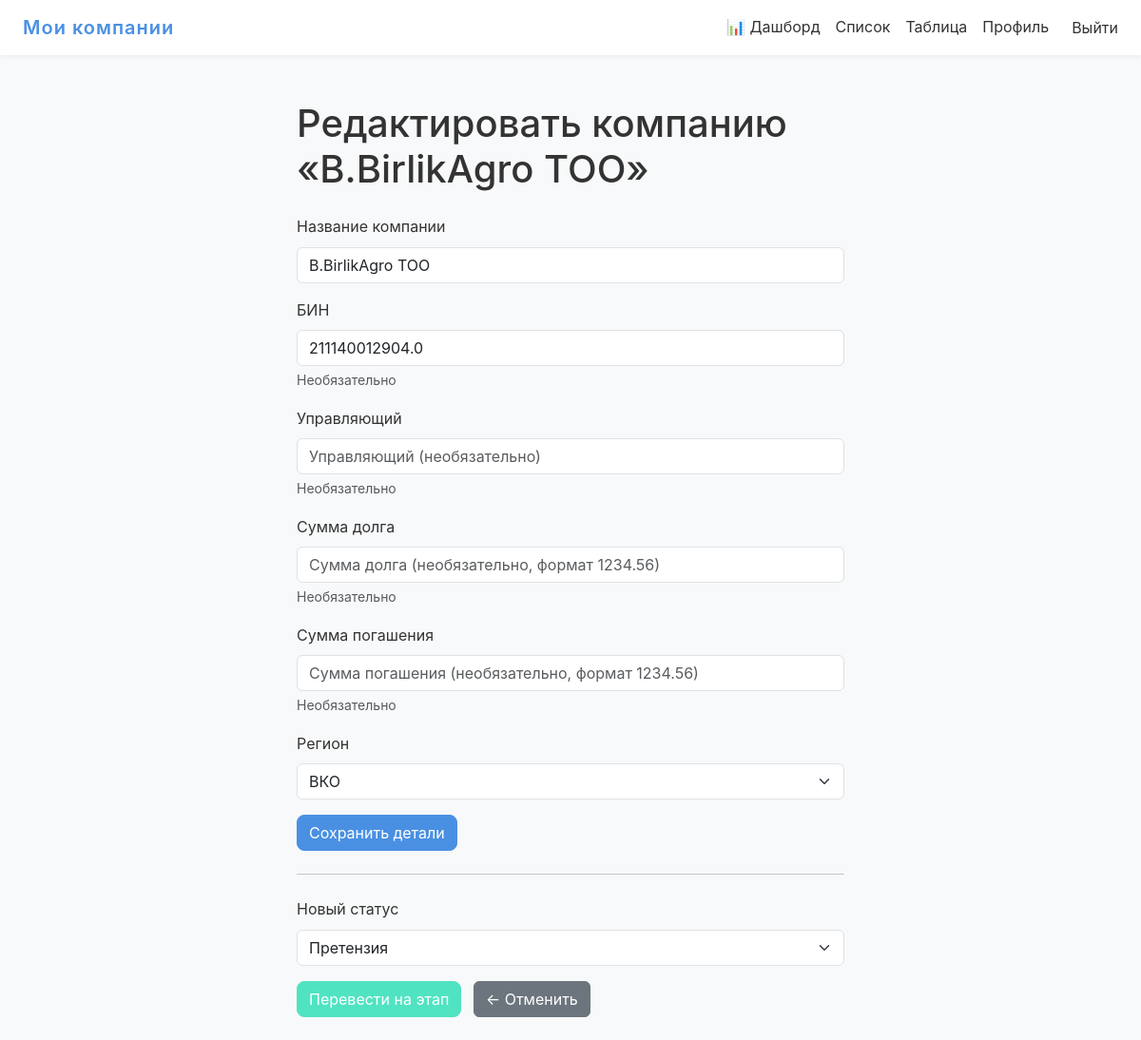
The page /edit/173/ (signed in) on the database as committed earlier.
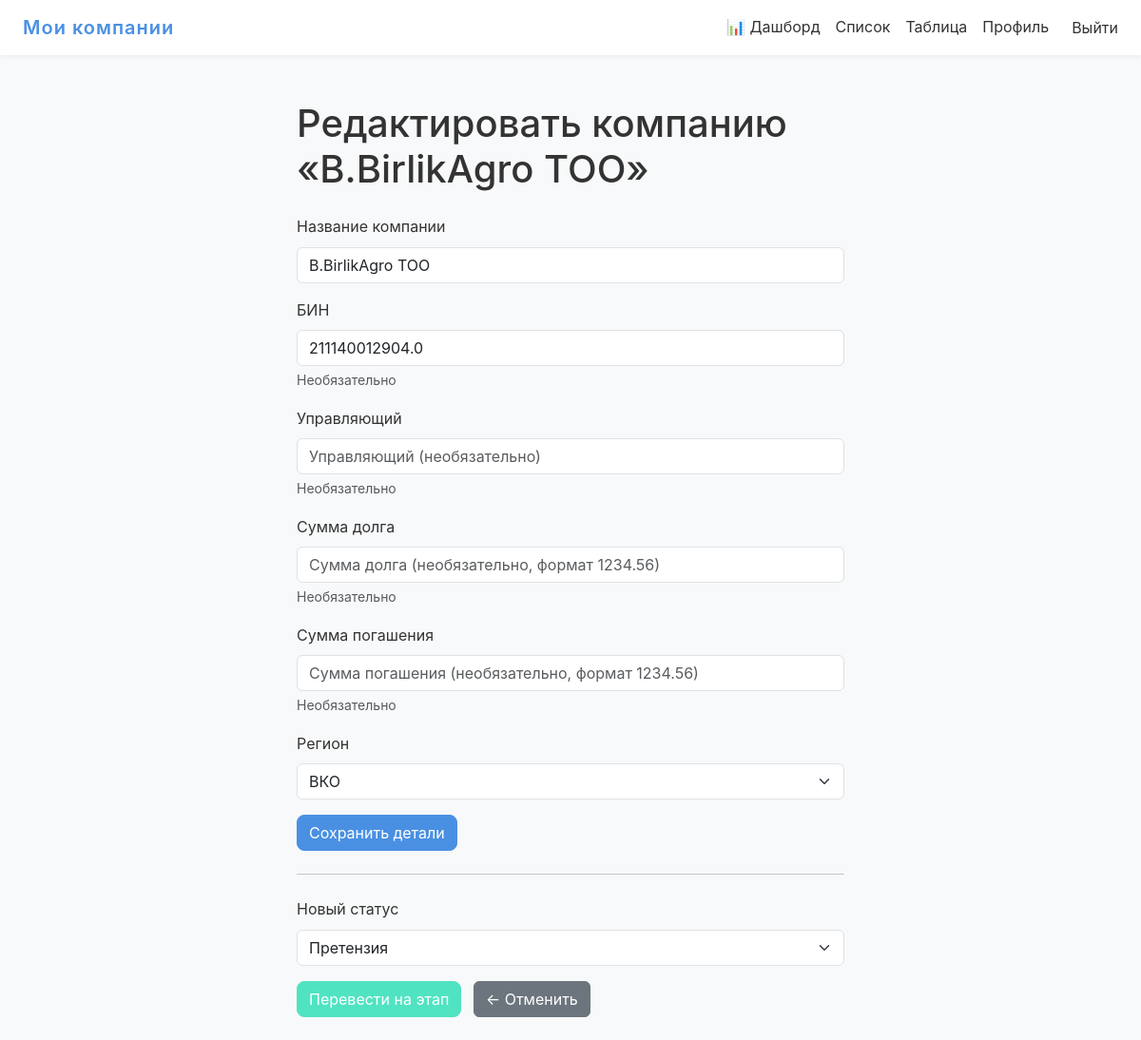
The same page on the database as committed later.
### main/models.py (models this page shows, shortened)
class Company(models.Model):
    name = models.CharField("Название компании", max_length=200)
    bin_number = models.CharField(
        "БИН",
        max_length=50,
        blank=True,
        null=True,
        help_text="Бизнес-идентификационный номер (необязательно)"
    )
    manager_name = models.CharField(
        "Управляющий",
        max_length=150,
        blank=True,
        null=True,
        help_text="Имя ответственного лица/управляющего (необязательно)"
    )
    debt_amount = models.DecimalField(
        "Сумма долга",
        max_digits=12,
        decimal_places=2,
        blank=True,
        null=True,
        help_text="Сумма долга (необязательно)"
    )
    status = models.ForeignKey(
        Status,
        on_delete=models.SET_NULL,
        null=True,
        blank=True,
        related_name="+",
        verbose_name="Текущий статус"
    )
    position = models.IntegerField(
        "Позиция в колонке",
        default=0,
        help_text="Порядок внутри одного статуса на доске"
    )
    region = models.CharField(
        "Регион",
        max_length=3,
        choices=REGION_CHOICES,
        default="KST",
        help_text="Географический регион компании"
    )
    repaid_amount = models.DecimalField(
        "Сумма погашения",
        max_digits=12,
        decimal_places=2,
        blank=True,
        null=True,
        help_text="Сумма уже погашенного долга (если есть)"
    )
    class Meta:
        ordering = ["position"]
        verbose_name = "Компания"
        verbose_name_plural = "Компании"

class Status(models.Model):
    name = models.CharField("Название статуса", max_length=400)
    order = models.PositiveIntegerField(
        "Порядок отображения",
        default=0,
        help_text="Чем меньше — тем левее на доске"
    )
    duration_days = models.PositiveIntegerField(
        "Рекомендуемое время (дней)",
        default=0,
        help_text="Рекомендованное количество дней в этом статусе"
    )
    class Meta:
        ordering = ["order"]
        verbose_name = "Статус"
        verbose_name_plural = "Статусы"

### main/views.py (the view)
# urls.py: path('edit/<int:pk>/', views.edit_company, name='edit_company'),
@login_required
def edit_company(request, pk):
    if request.user.is_staff:
        company = get_object_or_404(Company, pk=pk)
    else:
        regions = request.user.profile.regions.values_list('code', flat=True)
        company = get_object_or_404(Company, pk=pk, region__in=regions)
    old_status = company.status
    old_order  = old_status.order if old_status else -1
    if request.method == 'POST' and 'save_details' in request.POST:
        form = CompanyForm(request.POST, instance=company, user=request.user)
        if form.is_valid():
            new_status = form.cleaned_data.get('status')
            new_order  = new_status.order if new_status else -1
            if not request.user.is_staff and new_order < old_order:
                messages.error(request, "Нельзя выбрать более ранний этап.")
            else:
                c = form.save(commit=False)
                if not request.user.is_staff:
                    c.region = regions[0] if regions else c.region
                c.save()
                messages.success(request, "Данные компании сохранены.")
                return redirect('main:company_detail', company.pk)
    else:
        form = CompanyForm(instance=company, user=request.user)
    statuses = Status.objects.all().order_by('order')
    return render(request, 'main/company_form.html', {
        'title':   'Редактировать компанию',
        'company': company,
        'form':    form,
        'statuses': statuses,
    })

### main/templates/main/company_form.html (shortened to what this page needs)
{% extends 'main/base.html' %}
{% block content %}
<div class="container py-4" style="max-width: 600px;">
  <h1 class="mb-4">Редактировать компанию «{{ company.name }}»</h1>
  <form method="post" action="{% url 'main:edit_company' company.pk %}">
    <div class="mb-3">
      <label for="{{ form.name.id_for_label }}" class="form-label">Название компании</label>
      {{ form.name }}
    </div>
    <div class="mb-3">
      <label for="{{ form.bin_number.id_for_label }}" class="form-label">БИН</label>
      {{ form.bin_number }} <div class="form-text">Необязательно</div>
    </div>
    <div class="mb-3">
      <label for="{{ form.manager_name.id_for_label }}" class="form-label">Управляющий</label>
      {{ form.manager_name }} <div class="form-text">Необязательно</div>
    </div>
    <div class="mb-3">
      <label for="{{ form.debt_amount.id_for_label }}" class="form-label">Сумма долга</label>
      {{ form.debt_amount }} <div class="form-text">Необязательно</div>
    </div>
    <div class="mb-3">
      <label for="{{ form.repaid_amount.id_for_label }}" class="form-label">Сумма погашения</label>
      {{ form.repaid_amount }} <div class="form-text">Необязательно</div>
    </div>
    <div class="mb-3">
      <label for="{{ form.region.id_for_label }}" class="form-label">Регион</label>
      {{ form.region }}
    </div>
    <button type="submit" class="btn btn-primary">Сохранить детали</button>
  </form>
  <hr class="my-4">
  <form method="post" action="{% url 'main:move_company' %}">
    <div class="mb-3">
      <label for="id_status_id" class="form-label">Новый статус</label>
      <select name="status_id" id="id_status_id" class="form-select">
        {% for st in statuses %}
          <option value="{{ st.pk }}" {% if st.pk == company.status_id %}selected{% endif %}>
            {{ st.name }}
          </option>
        {% endfor %}
      </select>
    </div>
    <button type="submit" class="btn btn-success">Перевести на этап</button>
    <a href="{% url 'main:company_detail' company.pk %}" class="btn btn-secondary ms-2">
      ← Отменить
    </a>
  </form>
</div>
{% endblock %}

Rows that differ between the two databases and show on the page:
changed Company "B.BirlikAgro ТОО": status_id (not shown) → "Претензия"
Other text that changed with them:
form field status_id: "Претензия" → (not shown)
